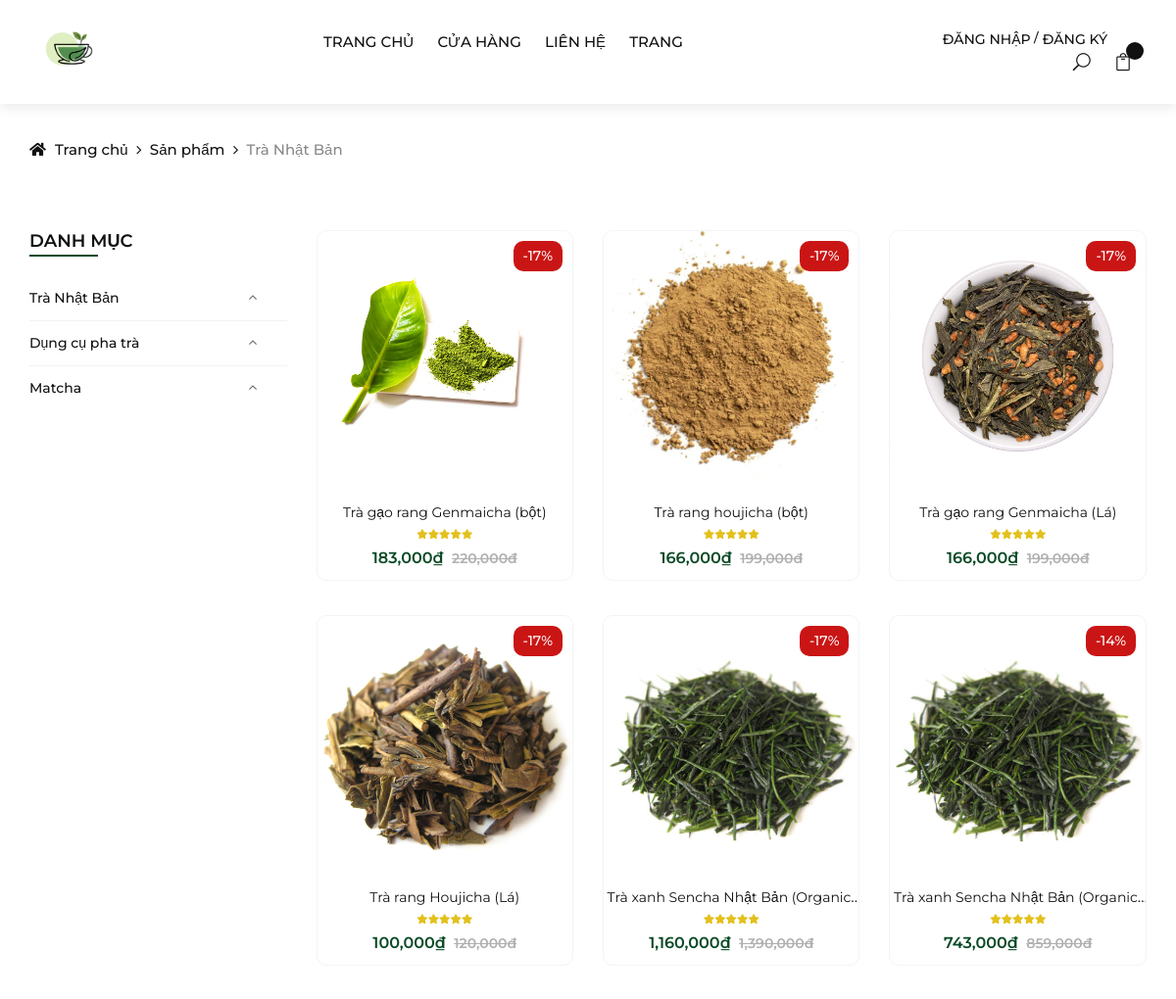
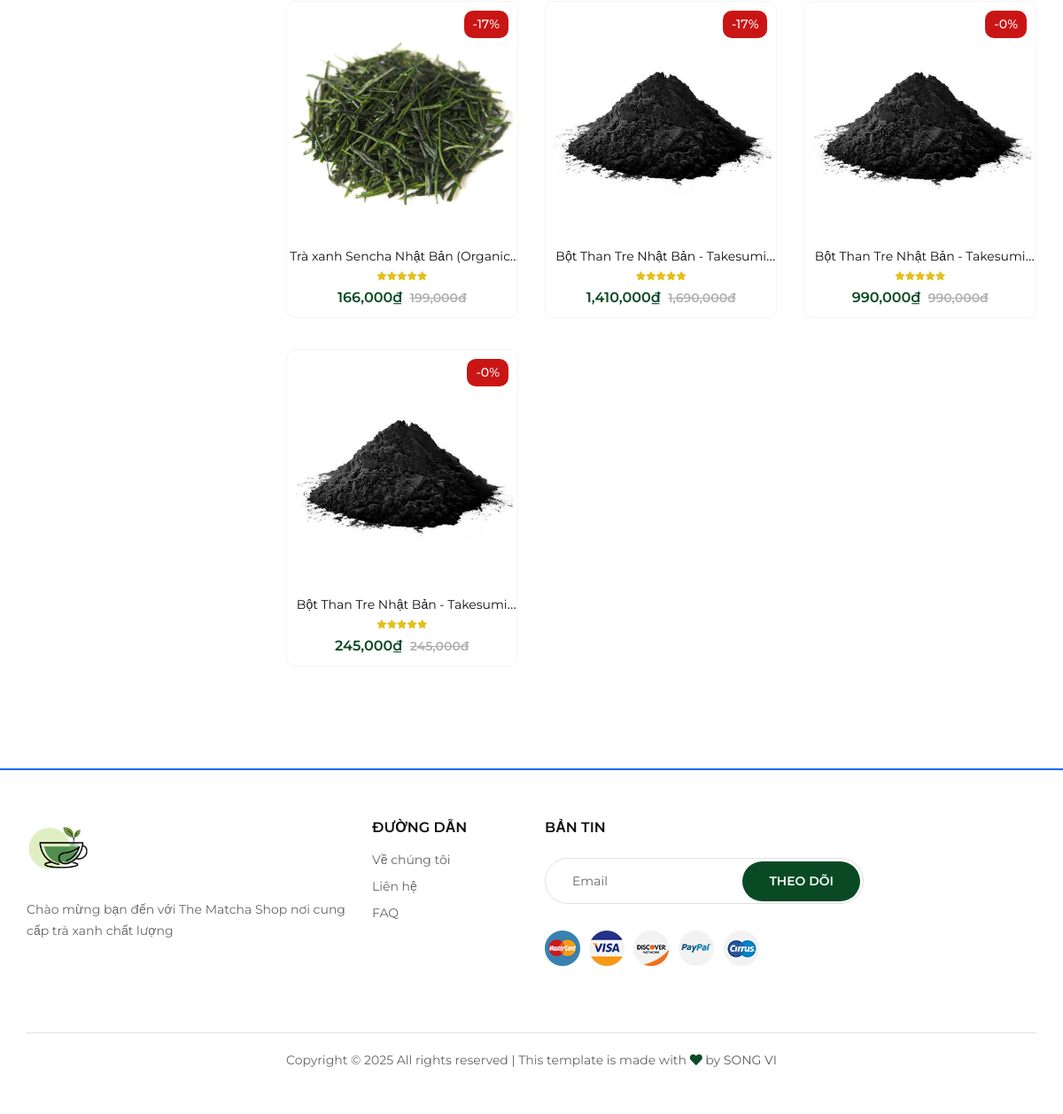
The page /index.php?url=danh-muc-san-pham&id=2 on the database its author committed (2 pictures, top to bottom).
### tables this page shows
CREATE TABLE `categories` (
  `category_id` int(11) NOT NULL,
  `name` varchar(255) NOT NULL,
  `image` varchar(255) NOT NULL,
  `status` tinyint(1) NOT NULL DEFAULT 1
);

CREATE TABLE `products` (
  `product_id` int(11) NOT NULL,
  `category_id` int(11) NOT NULL,
  `name` varchar(255) NOT NULL,
  `image` varchar(255) NOT NULL,
  `quantity` int(11) NOT NULL,
  `sell_quantity` int(11) NOT NULL DEFAULT 0,
  `price` int(11) NOT NULL,
  `sale_price` int(11) NOT NULL,
  `create_date` datetime NOT NULL DEFAULT current_timestamp(),
  `views` int(11) NOT NULL DEFAULT 0,
  `details` text NOT NULL,
  `short_description` text NOT NULL,
  `status` tinyint(1) NOT NULL DEFAULT 1
);

### models/pdo_library.php (called while the page is built, shortened)
<?php
function pdo_query($sql){
    $sql_args = array_slice(func_get_args(), 1);
    try{
        $conn = pdo_get_connection();
        $stmt = $conn->prepare($sql);
        $stmt->execute($sql_args);
        $rows = $stmt->fetchAll();
        return $rows;
    }
    catch(PDOException $e){
        throw $e;
    }
    finally{
        unset($conn);
    }
}
?>

### models/CategoryModel.php (called while the page is built, shortened)
<?php
    class CategoryModel {
        public function select_all_categories() {
            $sql = "SELECT * FROM categories ORDER BY category_id";
            return pdo_query($sql);
        }
    }
?>

### models/ProductModel.php (called while the page is built, shortened)
<?php
    class ProductModel {
        public function select_products_by_cate($category_id) {
            $sql = "SELECT * FROM products WHERE category_id = ?";
            return pdo_query($sql, $category_id);
        }
        public function discount_percentage($price, $sale_price) {
            $discount_percentage = ($price - $sale_price) / $price * 100;
            $round__percentage = round($discount_percentage, 0)."%";
            return $round__percentage;
        }
    }
    $ProductModel = new ProductModel();
?>

### views/shop-by-category.php (the view, shortened to what this page needs)
<?php
    if(isset($_GET['id']) && $_GET['id'] > 0) {
        $category_id = $_GET['id'];
        $list_products = $ProductModel->select_products_by_cate($category_id);
    }else {
        header("Location: index.php");
    }
    $list_catgories = $CategoryModel->select_all_categories();
?>
<div class="breadcrumb-option">
        <div class="container">
            <div class="row">
                <div class="col-lg-12">
                    <div class="breadcrumb__links">
                        <a href="index.php"><i class="fa fa-home"></i> Trang chủ</a>
                        <a href="index.php?url=cua-hang">
                            Sản phẩm
                        </a>
                        <span>
                            <?php foreach ($list_catgories as $value) {
                                if($value['category_id'] == $category_id) {
                                    echo $value['name'];
                                }
                            } ?>
                        </span>
                    </div>
                </div>
            </div>
        </div>
    </div>
    <section class="shop spad">
        <div class="container">
            <div class="row">
                <div class="col-lg-3 col-md-3">
                    <div class="shop__sidebar">
                        <div class="sidebar__categories">
                            <div class="section-title">
                                <h4>DANH MỤC</h4>
                            </div>
                            <div class="categories__accordion">
                                <div class="accordion" id="accordionExample">
                                    <?php foreach ($list_catgories as $value) {
                                        extract($value);
                                    ?>
                                    <div class="card">
                                        <div class="card-heading active">
                                            <a href="index.php?url=danh-muc-san-pham&id=<?=$category_id?>" >
                                                <?=$name?>
                                            </a>
                                        </div>
                                    </div>
                                    <?php
                                    }
                                    ?>
                                </div>
                            </div>
                        </div>
                    </div>
                </div>
                <?php if(count($list_products) >0) {?>
                <div class="col-lg-9 col-md-9">
                    <div class="row">
                        <?php foreach ($list_products as $value) {
                            extract($value);
                            $discount_percentage = $ProductModel->discount_percentage($price, $sale_price);
                        ?>
                        <div class="col-lg-4 col-md-6 col-6-rp-mobile">
                            <div class="product__item sale">
                                <div class="product__item__pic set-bg" data-setbg="upload/<?=$image?>">
                                    <div class="label_right sale">-<?=$discount_percentage?></div>
                                    <ul class="product__hover">
                                    </ul>
                                </div>
                                <div class="product__item__text">
                                    <h6 class="text-truncate-1"><a href="index.php?url=chitietsanpham&id_sp=<?= htmlspecialchars($product_id) ?>&id_dm=<?= htmlspecialchars($category_id) ?>"><?=$name?></a></h6>
                                    <div class="rating">
                                        <i class="fa fa-star"></i>
                                        <i class="fa fa-star"></i>
                                        <i class="fa fa-star"></i>
                                        <i class="fa fa-star"></i>
                                        <i class="fa fa-star"></i>
                                    </div>
                                    <div class="product__price"><?=number_format($sale_price)."₫"?> <span><?=number_format($price)."đ"?> </span></div>
                                </div>
                            </div>
                        </div>
                        <?php
                        }
                        ?>
                    </div>
                </div>
                <?php }?>
            </div>
        </div>
    </section>

### components/head.php (shortened to what this page needs)
<!DOCTYPE html>
<html lang="zxx">
<head>
    <link rel="stylesheet" href="public/css/bootstrap.min.css" type="text/css">
    <link rel="stylesheet" href="public/css/font-awesome.min.css" type="text/css">
    <link rel="stylesheet" href="public/css/elegant-icons.css" type="text/css">
    <link rel="stylesheet" href="public/css/jquery-ui.min.css" type="text/css">
    <link rel="stylesheet" href="public/css/magnific-popup.css" type="text/css">
    <link rel="stylesheet" href="public/css/owl.carousel.min.css" type="text/css">
    <link rel="stylesheet" href="public/css/slicknav.min.css" type="text/css">
    <link rel="stylesheet" href="public/css/style.css" type="text/css">
    <link rel="stylesheet" href="https://use.fontawesome.com/releases/v5.7.2/css/all.css"
 />
    <link rel="stylesheet" href="https://cdnjs.cloudflare.com/ajax/libs/toastr.js/latest/toastr.min.css">
</head>

### components/header.php (shortened to what this page needs)
<body>
    <header class="header">
        <div class="container">
            <div class="row">
                <div class="col-xl-3 col-lg-2">
                    <div class="header__logo">
                        <a href="index.php"><img style="max-height: 50px;" src="upload/matcha-logo.png" alt=""></a>
                    </div>
                </div>
                <div class="col-xl-6 col-lg-7">
                    <nav class="header__menu">
                        <ul>
                            <li ><a href="index.php">TRANG CHỦ</a></li>
                            <li><a href="index.php?url=cua-hang">Cửa hàng</a></li>
                            <li><a href="index.php?url=lien-he">LIÊN HỆ</a></li>
                            <li><a href="#">Trang</a>
                            </li>
                        </ul>
                    </nav>
                </div>
                <div class="col-lg-3">
                    <div class="header__right">
                        <?php if(isset($_SESSION['user'])) { ?>
                            <div class="header__right__auth acount">
                                <a href="index.php?url=thong-tin-tai-khoan">
                                    <img src="upload/<?=$_SESSION['user']['image']?>" alt=""><?=$_SESSION['user']['username']?>
                                </a>
                            </div>
                        <?php
                        } else {
                        ?>
                            <div class="header__right__auth">
                                <a href="index.php?url=dang-nhap">Đăng nhập</a>
                                <a href="index.php?url=dang-ky">Đăng ký</a>
                            </div>
                        <?php
                        }
                        ?>
                        <?php if(isset($_SESSION['user'])) {?>
                        <ul class="header__right__widget">
                            <li><span class="icon_search search-switch"></span></li>
                            <li><a id="cart-mini" href="#"><span class="icon_bag_alt"></span>
                                <div class="tip"><?=$count_carts?></div>
                            </a></li>
                        </ul>
                        <?php }else {?>
                        <ul class="header__right__widget">
                            <li><span class="icon_search search-switch"></span></li>
                            <li><a onclick="alert('Vui lòng đăng nhập để sử dụng chức năng')" id="cart-mini" href="index.php?url=dang-nhap"><span class="icon_bag_alt"></span>
                                <div class="tip"></div>
                            </a></li>
                        </ul>
                        <?php }?>
                    </div>
                </div>
            </div>
        </div>
    </header>

### index.php (shortened to what this page needs)
<?php
    require_once "models/pdo_library.php";
    require_once "models/ProductModel.php";
    require_once "models/CategoryModel.php";
    require_once "components/head.php";
    require_once "components/header.php";
    if(!isset($_GET['url'])) {
        require_once "views/home.php";
    }else {
        switch ($_GET['url']) {
            case 'danh-muc-san-pham':
                require_once "views/shop-by-category.php";
                break;
        }
    }
    require_once "components/footer.php";
?>

### components/footer.php (shortened to what this page needs)
<div style="border: 1px solid #0A68FF;"></div>
<footer class="footer">
    <div class="container">
        <div class="row">
            <div class="col-lg-4 col-md-6 col-sm-7">
                <div class="footer__about">
                    <div class="footer__logo">
                        <a href="index.php?url=trang-chu"><img style="max-height: 70px;" src="upload/matcha-logo.png" alt=""></a>
                    </div>
                    <p>Chào mừng bạn đến với The Matcha Shop nơi cung cấp trà xanh chất lượng</p>
                </div>
            </div>
            <div class="col-lg-2 col-md-3 col-sm-5">
                <div class="footer__widget">
                    <h6>ĐƯỜNG DẪN</h6>
                    <ul>
                        <li><a href="index.php?url=trang-chu">Về chúng tôi</a></li>
                        <li><a href="index.php?url=lien-he">Liên hệ</a></li>
                        <li><a href="#">FAQ</a></li>
                    </ul>
                </div>
            </div>
            <div class="col-lg-4 col-md-8 col-sm-8">
                <div class="footer__newslatter">
                    <h6>BẢN TIN</h6>
                    <form action="#">
                        <input type="text" placeholder="Email">
                        <button type="submit" class="site-btn">Theo dõi</button>
                    </form>
                    <div class="footer__payment">
                        <a href="#"><img src="public/img/payment/payment-1.png" alt=""></a>
                        <a href="#"><img src="public/img/payment/payment-2.png" alt=""></a>
                        <a href="#"><img src="public/img/payment/payment-3.png" alt=""></a>
                        <a href="#"><img src="public/img/payment/payment-4.png" alt=""></a>
                        <a href="#"><img src="public/img/payment/payment-5.png" alt=""></a>
                    </div>
                </div>
            </div>
        </div>
        <div class="row">
            <div class="col-lg-12">
                <div class="footer__copyright__text">
                    <p>Copyright &copy; <script>document.write(new Date().getFullYear());</script> All rights reserved | This template is made with <i class="fa fa-heart" aria-hidden="true"></i> by <a href="#" target="_blank">SONG VI</a></p>
                </div>
            </div>
        </div>
    </div>
</footer>
</body>
</html>

### views/shop-by-category.php (style rules this page uses)
.label_right.sale { border-radius: 10px; padding: 5px 10px; background-color: rgba(0, 0, 0, 0.5); color: white; font-size: 14px; }

### rows shown on the page
categories: name "Trà Nhật Bản"
categories: name "Dụng cụ pha trà"
categories: name "Matcha"
products: shows a picture, discount_percentage "17%", name "Trà gạo rang Genmaicha (bột)", sale_price "183,000", price "220,000"
products: shows a picture, discount_percentage "17%", name "Trà rang houjicha (bột)", sale_price "166,000", price "199,000"
products: shows a picture, discount_percentage "17%", name "Trà gạo rang Genmaicha (Lá)", sale_price "166,000", price "199,000"
products: shows a picture, discount_percentage "17%", name "Trà rang Houjicha (Lá)", sale_price "100,000", price "120,000"
products: discount_percentage "17%", name "Trà xanh Sencha Nhật Bản…", sale_price "1,160,000", price "1,390,000"
products: discount_percentage "14%", name "Trà xanh Sencha Nhật Bản…", sale_price "743,000", price "859,000"
products: discount_percentage "17%", name "Trà xanh Sencha Nhật Bản…", sale_price "166,000", price "199,000"
products: discount_percentage "17%", name "Bột Than Tre Nhật Bản -…", sale_price "1,410,000", price "1,690,000"
products: discount_percentage "0%", name "Bột Than Tre Nhật Bản -…", sale_price "990,000", price "990,000"
products: discount_percentage "0%", name "Bột Than Tre Nhật Bản -…", sale_price "245,000", price "245,000"
